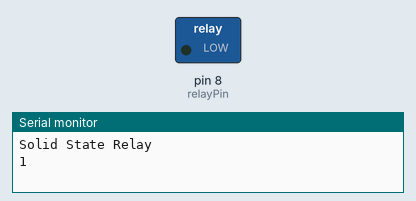
Recording of a sketch running on a simulated Arduino Uno, built with avr-gcc and run on an emulated ATmega328P. Shown: switched loads named in the sketch (green lamp = pin HIGH), the last lines printed to the serial monitor.

Above: at 0.2 s.
At 1.7 s:
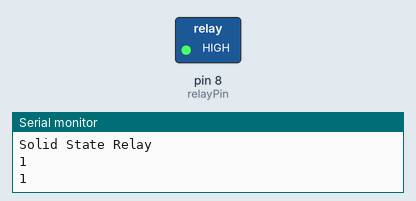
Timing chart, 0 to 38.5 s (numbered marks = the images above):
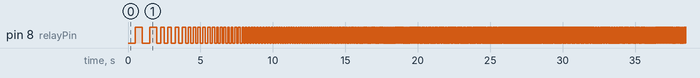

The sketch:

Frequency_Sweep.ino
```cpp
int relayPin = 8;
int delayTime;
int LEDpin = 9;
int maxfrequency;
int timePerFrequency;

void setup() {

  Serial.begin(9600);
  Serial.println("Solid State Relay ");
  pinMode(relayPin, OUTPUT);
  digitalWrite(LEDpin, HIGH);

}


void loop() {
  maxfrequency = 30; ///////CHANGE MAX FREQUENCY HERE NOTHING ELSE TO BE CHANGED
  timePerFrequency = 2;
  for (int i = 1; i <=maxfrequency; i++) {
    for (int j = 1; j <= timePerFrequency * i; j++) {
      delayTime = 500/i;
      Serial.println(i);
      digitalWrite(relayPin, LOW);
      //Serial.println("Relay ON ");

      delay(delayTime);


      digitalWrite(relayPin, HIGH);
      //Serial.println("Relay OFF ");
      delay(delayTime);
    }
  }
}
```

Measured:
- by itself, pin 8 (relayPin): LOW → HIGH at 0.50 s, → LOW 0.50 s later, → HIGH 0.50 s later, → LOW 0.50 s later, … (3797 changes in this stretch)
- by itself, everything shown: repeats every 59.3 s, in 342 steps
